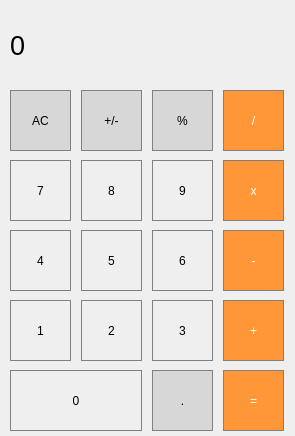
<?xml version="1.0" encoding="UTF-8"?>
<ui version="4.0">
 <class>MainWindow</class>
 <widget class="QMainWindow" name="MainWindow">
  <property name="geometry">
   <rect>
    <x>0</x>
    <y>0</y>
    <width>295</width>
    <height>436</height>
   </rect>
  </property>
  <property name="windowTitle">
   <string>MainWindow</string>
  </property>
  <widget class="QWidget" name="centralwidget">
   <widget class="QLabel" name="lResult">
    <property name="geometry">
     <rect>
      <x>10</x>
      <y>10</y>
      <width>271</width>
      <height>71</height>
     </rect>
    </property>
    <property name="font">
     <font>
      <pointsize>20</pointsize>
     </font>
    </property>
    <property name="styleSheet">
     <string notr="true">QLabel {
  qproperty-alignment: 'AlignVCenter | AlignRight';
  border: 1px solid gray;
}

background-color : white;</string>
    </property>
    <property name="text">
     <string>0</string>
    </property>
   </widget>
   <widget class="QPushButton" name="btnClear">
    <property name="geometry">
     <rect>
      <x>10</x>
      <y>90</y>
      <width>61</width>
      <height>61</height>
     </rect>
    </property>
    <property name="styleSheet">
     <string notr="true">QPushButton {
  background-color: rgb(215, 215, 215);
  border: 1px solid gray;
}
QPushButton:pressed {
    background-color: qlineargradient(x1: 0, y1: 0, x2: 0, y2: 1,
                                      stop: 0 #BEBEBE, stop: 1 #D7D7D7);
}</string>
    </property>
    <property name="text">
     <string>AC</string>
    </property>
   </widget>
   <widget class="QPushButton" name="btnNegate">
    <property name="geometry">
     <rect>
      <x>81</x>
      <y>90</y>
      <width>61</width>
      <height>61</height>
     </rect>
    </property>
    <property name="styleSheet">
     <string notr="true">QPushButton {
  background-color: rgb(215, 215, 215);
  border: 1px solid gray;
}
QPushButton:pressed {
    background-color: qlineargradient(x1: 0, y1: 0, x2: 0, y2: 1,
                                      stop: 0 #BEBEBE, stop: 1 #D7D7D7);
}</string>
    </property>
    <property name="text">
     <string>+/-</string>
    </property>
   </widget>
   <widget class="QPushButton" name="btnPercent">
    <property name="geometry">
     <rect>
      <x>152</x>
      <y>90</y>
      <width>61</width>
      <height>61</height>
     </rect>
    </property>
    <property name="styleSheet">
     <string notr="true">QPushButton {
  background-color: rgb(215, 215, 215);
  border: 1px solid gray;
}
QPushButton:pressed {
    background-color: qlineargradient(x1: 0, y1: 0, x2: 0, y2: 1,
                                      stop: 0 #BEBEBE, stop: 1 #D7D7D7);
}</string>
    </property>
    <property name="text">
     <string>%</string>
    </property>
   </widget>
   <widget class="QPushButton" name="btnDiv">
    <property name="geometry">
     <rect>
      <x>223</x>
      <y>90</y>
      <width>61</width>
      <height>61</height>
     </rect>
    </property>
    <property name="styleSheet">
     <string notr="true">QPushButton {
  background-color: rgb(255, 151, 57);
  color: white; 
  border: 1px solid gray;
}

QPushButton:pressed {
    background-color: qlineargradient(x1: 0, y1: 0, x2: 0, y2: 1,
                                      stop: 0 #FF7832, stop: 1 #FF9739);
}</string>
    </property>
    <property name="text">
     <string>/</string>
    </property>
   </widget>
   <widget class="QPushButton" name="btn7">
    <property name="geometry">
     <rect>
      <x>10</x>
      <y>160</y>
      <width>61</width>
      <height>61</height>
     </rect>
    </property>
    <property name="styleSheet">
     <string notr="true">QPushButton {
   border: 1px solid gray;
}
QPushButton:pressed {
    background-color: qlineargradient(x1: 0, y1: 0, x2: 0, y2: 1,
                                      stop: 0 #dadbde, stop: 1 #f6f7fa);
}</string>
    </property>
    <property name="text">
     <string>7</string>
    </property>
   </widget>
   <widget class="QPushButton" name="btn9">
    <property name="geometry">
     <rect>
      <x>152</x>
      <y>160</y>
      <width>61</width>
      <height>61</height>
     </rect>
    </property>
    <property name="styleSheet">
     <string notr="true">QPushButton {
   border: 1px solid gray;
}
QPushButton:pressed {
    background-color: qlineargradient(x1: 0, y1: 0, x2: 0, y2: 1,
                                      stop: 0 #dadbde, stop: 1 #f6f7fa);
}</string>
    </property>
    <property name="text">
     <string>9</string>
    </property>
   </widget>
   <widget class="QPushButton" name="btnMult">
    <property name="geometry">
     <rect>
      <x>223</x>
      <y>160</y>
      <width>61</width>
      <height>61</height>
     </rect>
    </property>
    <property name="styleSheet">
     <string notr="true">QPushButton {
  background-color: rgb(255, 151, 57);
  color: white; 
  border: 1px solid gray;
}

QPushButton:pressed {
    background-color: qlineargradient(x1: 0, y1: 0, x2: 0, y2: 1,
                                      stop: 0 #FF7832, stop: 1 #FF9739);
}</string>
    </property>
    <property name="text">
     <string>x</string>
    </property>
   </widget>
   <widget class="QPushButton" name="btn8">
    <property name="geometry">
     <rect>
      <x>81</x>
      <y>160</y>
      <width>61</width>
      <height>61</height>
     </rect>
    </property>
    <property name="styleSheet">
     <string notr="true">QPushButton {
   border: 1px solid gray;
}
QPushButton:pressed {
    background-color: qlineargradient(x1: 0, y1: 0, x2: 0, y2: 1,
                                      stop: 0 #dadbde, stop: 1 #f6f7fa);
}</string>
    </property>
    <property name="text">
     <string>8</string>
    </property>
   </widget>
   <widget class="QPushButton" name="btn4">
    <property name="geometry">
     <rect>
      <x>10</x>
      <y>230</y>
      <width>61</width>
      <height>61</height>
     </rect>
    </property>
    <property name="styleSheet">
     <string notr="true">QPushButton {
   border: 1px solid gray;
}
QPushButton:pressed {
    background-color: qlineargradient(x1: 0, y1: 0, x2: 0, y2: 1,
                                      stop: 0 #dadbde, stop: 1 #f6f7fa);
}</string>
    </property>
    <property name="text">
     <string>4</string>
    </property>
   </widget>
   <widget class="QPushButton" name="btn6">
    <property name="geometry">
     <rect>
      <x>152</x>
      <y>230</y>
      <width>61</width>
      <height>61</height>
     </rect>
    </property>
    <property name="styleSheet">
     <string notr="true">QPushButton {
   border: 1px solid gray;
}
QPushButton:pressed {
    background-color: qlineargradient(x1: 0, y1: 0, x2: 0, y2: 1,
                                      stop: 0 #dadbde, stop: 1 #f6f7fa);
}</string>
    </property>
    <property name="text">
     <string>6</string>
    </property>
   </widget>
   <widget class="QPushButton" name="btnMin">
    <property name="geometry">
     <rect>
      <x>223</x>
      <y>230</y>
      <width>61</width>
      <height>61</height>
     </rect>
    </property>
    <property name="styleSheet">
     <string notr="true">QPushButton {
  background-color: rgb(255, 151, 57);
  color: white; 
  border: 1px solid gray;
}

QPushButton:pressed {
    background-color: qlineargradient(x1: 0, y1: 0, x2: 0, y2: 1,
                                      stop: 0 #FF7832, stop: 1 #FF9739);
}</string>
    </property>
    <property name="text">
     <string>-</string>
    </property>
   </widget>
   <widget class="QPushButton" name="btn5">
    <property name="geometry">
     <rect>
      <x>81</x>
      <y>230</y>
      <width>61</width>
      <height>61</height>
     </rect>
    </property>
    <property name="styleSheet">
     <string notr="true">QPushButton {
   border: 1px solid gray;
}
QPushButton:pressed {
    background-color: qlineargradient(x1: 0, y1: 0, x2: 0, y2: 1,
                                      stop: 0 #dadbde, stop: 1 #f6f7fa);
}</string>
    </property>
    <property name="text">
     <string>5</string>
    </property>
   </widget>
   <widget class="QPushButton" name="btn1">
    <property name="geometry">
     <rect>
      <x>10</x>
      <y>300</y>
      <width>61</width>
      <height>61</height>
     </rect>
    </property>
    <property name="styleSheet">
     <string notr="true">QPushButton {
   border: 1px solid gray;
}
QPushButton:pressed {
    background-color: qlineargradient(x1: 0, y1: 0, x2: 0, y2: 1,
                                      stop: 0 #dadbde, stop: 1 #f6f7fa);
}</string>
    </property>
    <property name="text">
     <string>1</string>
    </property>
   </widget>
   <widget class="QPushButton" name="btn3">
    <property name="geometry">
     <rect>
      <x>152</x>
      <y>300</y>
      <width>61</width>
      <height>61</height>
     </rect>
    </property>
    <property name="styleSheet">
     <string notr="true">QPushButton {
   border: 1px solid gray;
}
QPushButton:pressed {
    background-color: qlineargradient(x1: 0, y1: 0, x2: 0, y2: 1,
                                      stop: 0 #dadbde, stop: 1 #f6f7fa);
}</string>
    </property>
    <property name="text">
     <string>3</string>
    </property>
   </widget>
   <widget class="QPushButton" name="btnPlus">
    <property name="geometry">
     <rect>
      <x>223</x>
      <y>300</y>
      <width>61</width>
      <height>61</height>
     </rect>
    </property>
    <property name="styleSheet">
     <string notr="true">QPushButton {
  background-color: rgb(255, 151, 57);
  color: white; 
  border: 1px solid gray;
}

QPushButton:pressed {
    background-color: qlineargradient(x1: 0, y1: 0, x2: 0, y2: 1,
                                      stop: 0 #FF7832, stop: 1 #FF9739);
}</string>
    </property>
    <property name="text">
     <string>+</string>
    </property>
   </widget>
   <widget class="QPushButton" name="btn2">
    <property name="geometry">
     <rect>
      <x>81</x>
      <y>300</y>
      <width>61</width>
      <height>61</height>
     </rect>
    </property>
    <property name="styleSheet">
     <string notr="true">QPushButton {
   border: 1px solid gray;
}
QPushButton:pressed {
    background-color: qlineargradient(x1: 0, y1: 0, x2: 0, y2: 1,
                                      stop: 0 #dadbde, stop: 1 #f6f7fa);
}</string>
    </property>
    <property name="text">
     <string>2</string>
    </property>
   </widget>
   <widget class="QPushButton" name="btn0">
    <property name="geometry">
     <rect>
      <x>10</x>
      <y>370</y>
      <width>132</width>
      <height>61</height>
     </rect>
    </property>
    <property name="styleSheet">
     <string notr="true">QPushButton {
   border: 1px solid gray;
}
QPushButton:pressed {
    background-color: qlineargradient(x1: 0, y1: 0, x2: 0, y2: 1,
                                      stop: 0 #dadbde, stop: 1 #f6f7fa);
}</string>
    </property>
    <property name="text">
     <string>0</string>
    </property>
   </widget>
   <widget class="QPushButton" name="btnDot">
    <property name="geometry">
     <rect>
      <x>152</x>
      <y>370</y>
      <width>61</width>
      <height>61</height>
     </rect>
    </property>
    <property name="styleSheet">
     <string notr="true">QPushButton {
  background-color: rgb(215, 215, 215);
  border: 1px solid gray;
}
QPushButton:pressed {
    background-color: qlineargradient(x1: 0, y1: 0, x2: 0, y2: 1,
                                      stop: 0 #BEBEBE, stop: 1 #D7D7D7);
}</string>
    </property>
    <property name="text">
     <string>.</string>
    </property>
   </widget>
   <widget class="QPushButton" name="btnEqual">
    <property name="geometry">
     <rect>
      <x>223</x>
      <y>370</y>
      <width>61</width>
      <height>61</height>
     </rect>
    </property>
    <property name="styleSheet">
     <string notr="true">QPushButton {
  background-color: rgb(255, 151, 57);
  color: white; 
  border: 1px solid gray;
}

QPushButton:pressed {
    background-color: qlineargradient(x1: 0, y1: 0, x2: 0, y2: 1,
                                      stop: 0 #FF7832, stop: 1 #FF9739);
}</string>
    </property>
    <property name="text">
     <string>=</string>
    </property>
   </widget>
  </widget>
 </widget>
 <resources/>
 <connections/>
</ui>
